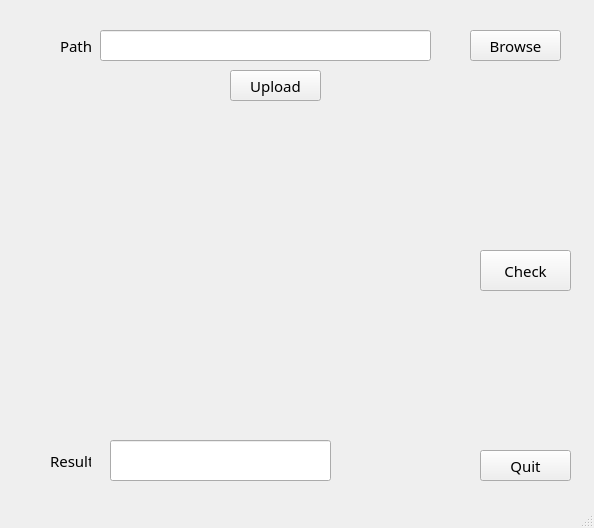
<?xml version="1.0" encoding="UTF-8"?>
<ui version="4.0">
 <class>MainWindow</class>
 <widget class="QMainWindow" name="MainWindow">
  <property name="geometry">
   <rect>
    <x>0</x>
    <y>0</y>
    <width>594</width>
    <height>528</height>
   </rect>
  </property>
  <property name="windowTitle">
   <string>Oral Cancer Prediction</string>
  </property>
  <widget class="QWidget" name="centralwidget">
   <widget class="QLabel" name="imshow">
    <property name="geometry">
     <rect>
      <x>20</x>
      <y>120</y>
      <width>431</width>
      <height>301</height>
     </rect>
    </property>
    <property name="font">
     <font>
      <family>Tw Cen MT Condensed Extra Bold</family>
      <pointsize>11</pointsize>
     </font>
    </property>
    <property name="text">
     <string/>
    </property>
   </widget>
   <widget class="QLineEdit" name="inp">
    <property name="geometry">
     <rect>
      <x>100</x>
      <y>30</y>
      <width>331</width>
      <height>31</height>
     </rect>
    </property>
    <property name="font">
     <font>
      <family>Tw Cen MT Condensed Extra Bold</family>
      <pointsize>11</pointsize>
     </font>
    </property>
   </widget>
   <widget class="QPushButton" name="upl">
    <property name="geometry">
     <rect>
      <x>230</x>
      <y>70</y>
      <width>91</width>
      <height>31</height>
     </rect>
    </property>
    <property name="font">
     <font>
      <family>Tw Cen MT Condensed Extra Bold</family>
      <pointsize>11</pointsize>
     </font>
    </property>
    <property name="text">
     <string>Upload</string>
    </property>
   </widget>
   <widget class="QPushButton" name="brow">
    <property name="geometry">
     <rect>
      <x>470</x>
      <y>30</y>
      <width>91</width>
      <height>31</height>
     </rect>
    </property>
    <property name="font">
     <font>
      <family>Tw Cen MT Condensed Extra Bold</family>
      <pointsize>11</pointsize>
     </font>
    </property>
    <property name="text">
     <string>Browse</string>
    </property>
   </widget>
   <widget class="QPushButton" name="check">
    <property name="geometry">
     <rect>
      <x>480</x>
      <y>250</y>
      <width>91</width>
      <height>41</height>
     </rect>
    </property>
    <property name="font">
     <font>
      <family>Tw Cen MT Condensed Extra Bold</family>
      <pointsize>11</pointsize>
     </font>
    </property>
    <property name="text">
     <string>Check</string>
    </property>
   </widget>
   <widget class="QLineEdit" name="ans">
    <property name="geometry">
     <rect>
      <x>110</x>
      <y>440</y>
      <width>221</width>
      <height>41</height>
     </rect>
    </property>
    <property name="font">
     <font>
      <family>Tw Cen MT Condensed Extra Bold</family>
      <pointsize>11</pointsize>
     </font>
    </property>
   </widget>
   <widget class="QPushButton" name="quit">
    <property name="geometry">
     <rect>
      <x>480</x>
      <y>450</y>
      <width>91</width>
      <height>31</height>
     </rect>
    </property>
    <property name="font">
     <font>
      <family>Tw Cen MT Condensed Extra Bold</family>
      <pointsize>11</pointsize>
     </font>
    </property>
    <property name="text">
     <string>Quit</string>
    </property>
   </widget>
   <widget class="QLabel" name="label">
    <property name="geometry">
     <rect>
      <x>60</x>
      <y>30</y>
      <width>31</width>
      <height>31</height>
     </rect>
    </property>
    <property name="font">
     <font>
      <family>Tw Cen MT Condensed Extra Bold</family>
      <pointsize>11</pointsize>
     </font>
    </property>
    <property name="text">
     <string>Path</string>
    </property>
   </widget>
   <widget class="QLabel" name="label_2">
    <property name="geometry">
     <rect>
      <x>50</x>
      <y>440</y>
      <width>41</width>
      <height>41</height>
     </rect>
    </property>
    <property name="font">
     <font>
      <family>Tw Cen MT Condensed Extra Bold</family>
      <pointsize>11</pointsize>
     </font>
    </property>
    <property name="text">
     <string>Result</string>
    </property>
   </widget>
   <widget class="QLabel" name="label_3">
    <property name="geometry">
     <rect>
      <x>0</x>
      <y>0</y>
      <width>601</width>
      <height>521</height>
     </rect>
    </property>
    <property name="text">
     <string/>
    </property>
    <property name="pixmap">
     <pixmap>../../Downloads/Prediction.png</pixmap>
    </property>
   </widget>
   <zorder>label_3</zorder>
   <zorder>imshow</zorder>
   <zorder>inp</zorder>
   <zorder>upl</zorder>
   <zorder>brow</zorder>
   <zorder>check</zorder>
   <zorder>ans</zorder>
   <zorder>quit</zorder>
   <zorder>label</zorder>
   <zorder>label_2</zorder>
  </widget>
  <widget class="QMenuBar" name="menubar">
   <property name="geometry">
    <rect>
     <x>0</x>
     <y>0</y>
     <width>594</width>
     <height>21</height>
    </rect>
   </property>
  </widget>
  <widget class="QStatusBar" name="statusbar"/>
 </widget>
 <resources/>
 <connections/>
</ui>
